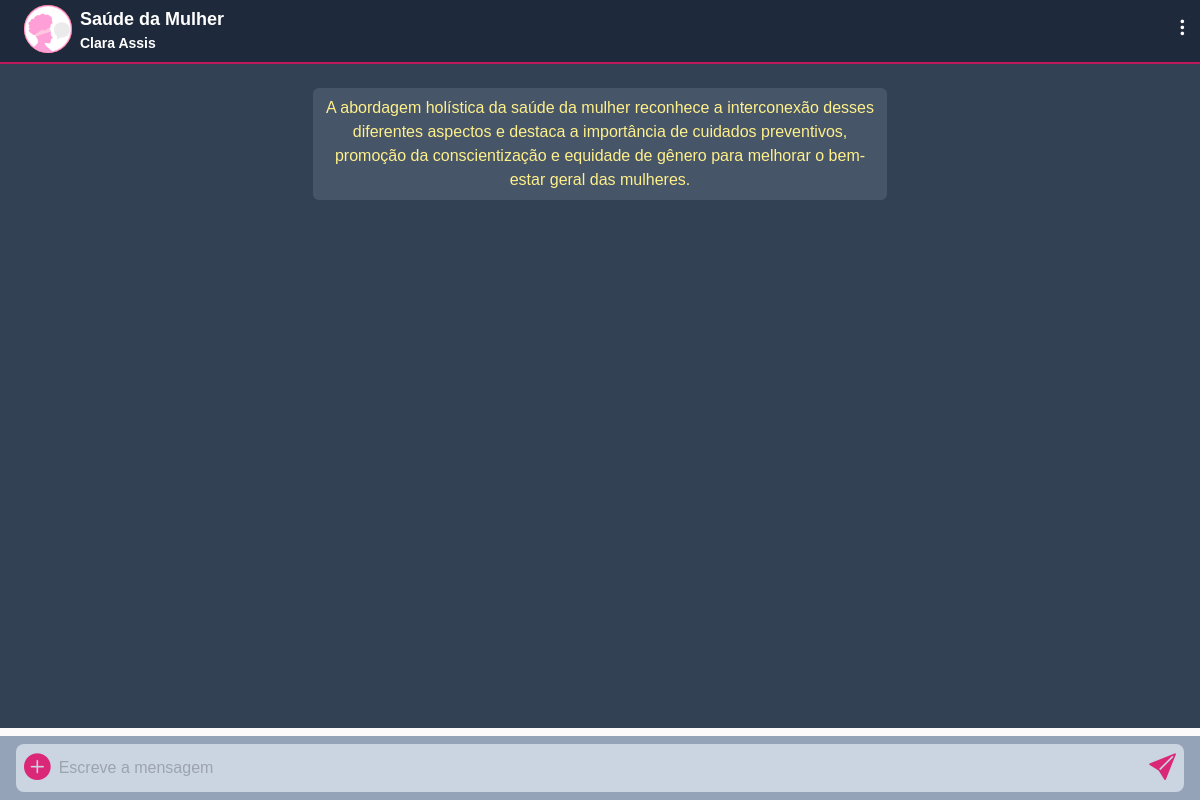
Screenshot of /views/chat.php?conversa_id=6 (signed in) with the database file from the repository.
### tables this page shows
CREATE TABLE `conversas` (
  `id` bigint UNSIGNED NOT NULL,
  `categoria_id` bigint UNSIGNED NOT NULL,
  `mensagemLida` tinyint NOT NULL DEFAULT '0',
  `created_at` timestamp NULL DEFAULT CURRENT_TIMESTAMP,
  `updated_at` timestamp NULL DEFAULT NULL
);

CREATE TABLE `categorias` (
  `id` bigint UNSIGNED NOT NULL,
  `tema` varchar(45) NOT NULL,
  `conteudo` text NOT NULL,
  `imagemUrl` varchar(255) NOT NULL,
  `created_at` timestamp NULL DEFAULT CURRENT_TIMESTAMP,
  `updated_at` timestamp NULL DEFAULT NULL
);

CREATE TABLE `users` (
  `id` bigint UNSIGNED NOT NULL,
  `primeiroNome` varchar(255) NOT NULL,
  `apelido` varchar(255) NOT NULL,
  `show` tinyint NOT NULL DEFAULT '0',
  `dataNasc` date NOT NULL,
  `email` varchar(255) NOT NULL,
  `password` varchar(255) NOT NULL,
  `tipo` enum('user','admin') NOT NULL DEFAULT 'user',
  `created_at` timestamp NULL DEFAULT NULL,
  `updated_at` timestamp NULL DEFAULT NULL
);

### views/chat.php (the view, shortened to what this page needs)
<?php
if (isset($_GET["conversa_id"])) {
    $conversa_id = $_GET["conversa_id"];
} else {
    header("Location: listaCategoria.php");
}
$con = new Conexao();
$conn = $con->getConexao();
$sql = "SELECT * FROM users WHERE id = ?";
$cmd = $conn->prepare($sql);
$cmd->bindValue(1, $_SESSION["users_id"]);
$cmd->execute();
$userAuth = $cmd->fetch(PDO::FETCH_ASSOC);
$sqlConversa = "SELECT * FROM categorias
inner join conversas
on conversas.categoria_id = categorias.id
where conversas.id = ?
limit 1
 ";
$cmd = $conn->prepare($sqlConversa);
$cmd->bindValue(1, $conversa_id);
$cmd->execute();
$conversaActual = $cmd->fetch(PDO::FETCH_ASSOC);
?>
<!DOCTYPE html>
<html lang="pt-BR">
<head>
    <script src="https://cdn.tailwindcss.com"></script>
    <link rel="stylesheet" href="https://cdn.jsdelivr.net/npm/bootstrap-icons@1.11.1/font/bootstrap-icons.css">
    <link rel="stylesheet" href="../assets/css/main.css">
    <link rel="stylesheet" href="../assets/css/chat.css">
    <link rel="stylesheet" href="https://cdnjs.cloudflare.com/ajax/libs/emojionearea/3.4.2/emojionearea.min.css">
</head>
<body class="max-h-[90vh]">
    <header class="border-b-2 border-pink-700 bg-slate-800  z-50 pb-1 h-[4rem] fixed  w-full flex  justify-between px-2 items-center font-bold  text-lg">
        <div class="flex gap-2 items-center">
            <div class="ms-4 bg-white rounded-full w-12 h-12">
                <a href="inicio.php">
                   <img src="../assets/img/Logo.png" alt="" class="rounded-full bg-red-600 w-full h-full">
                </a>
            </div>
            <div class="flex flex-col text-white justify-center w-[80vw]">
                <h2 class="text-start break-words"> <?= $conversaActual["tema"] ?></h2>
                <small class="text-sm text-start"><?= $userAuth["primeiroNome"] . " " . $userAuth["apelido"]; ?></small>
            </div>
        </div>
        <aside class="">
            <i class="bi bi-three-dots-vertical text-white"></i>
        </aside>
    </header>
    <main class=" w-full  -z-10 main overflow-y-scroll  bg-slate-700 px-2 pt-20 pb-3" id="chatBox" style="height: 91vh;">
       <div class=" rounded-md w-auto max-w-[90%] md:max-w-[70%] flex justify-center mx-auto p-1">
       <span class="flex flex-col max-w-[70%]  bg-slate-600  text-center  text-yellow-200 justify-center p-2 my-1  rounded-md">
       <?= $conversaActual["conteudo"] ?>
       </span>
       </div>
    </main>
    <form method="post" enctype="multipart/form-data" action="" class="flex items-center fixed bottom-0 inset-x-0 h-16 bg-slate-400  px-4">
        <div class=" bg-slate-300 z-auto flex items-center rounded-lg w-full  h-12 px-2">
            <span>
                <i class="bi bi-plus-circle-fill text-[20pt] text-pink-600 cursor-pointer"></i>
            </span>
            <input type="text" placeholder="Escreve a mensagem" id="mensagem" oninput="verificarConteudo()" class="ms-2 h-8 border-noneoutline-none w-[100%] bg-slate-300 shadow-none border-none outline-none text-black">
            <br>
            <button type="submit" onclick="enviar()" id="btnSend" class="flex float-left">
                <i class="bi bi-send-fill text-[20pt]  text-pink-600 cursor-pointer"></i>
            </button>
        </div>
    </form>
</body>
</html>

### assets/css/main.css (style rules this page uses)
:root { --primary: #f299d3; --secondary: #f079f2; --white: #f2f2f2; --suave: #f2c2d8; --black: #0d0d0d; --grey: #fcfafa; --fontPoppins: "Poppins", sans-serif; --fontInter: "Inter", sans-serif; font-size: 16px; box-sizing: border-box; }
html, body { scroll-behavior: smooth; font-family: var(--fontPoppins); background-color: var(--grey); }
i { font-size: 1.2rem; }

### assets/css/chat.css (style rules this page uses)
body { padding: 0px !important; margin: 0px !important; }
.main { overflow-y: scroll !important; }

### views/chat.php (style rules this page uses)
body { text-align: center; }

### rows the page displays
conversas: categoria.tema "Saúde da Mulher", categoria.conteudo "A abordagem holística da saúde da mulher reconhece a interconexão desses diferentes aspectos e destaca a importância de cuidados preventivos, promoção da conscientização e equidade de gênero para melhorar o bem-estar geral das mulheres."
users: primeiroNome "Clara", apelido "Assis"
